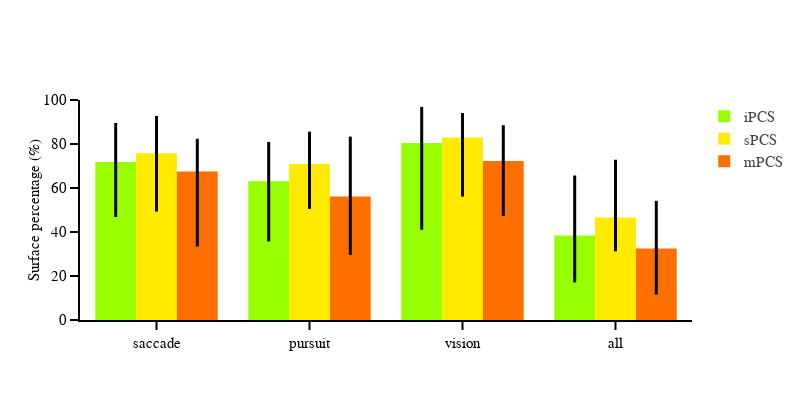

Write notebook code for a chart like this one.
### Markdown cell above
## make plot

### Code cell
sub_rois =  ['iPCS', 'sPCS', 'mPCS']
fig = go.Figure()
for i, roi in enumerate(sub_rois):
    df_roi = group_rois_area_categorie_df.loc[group_rois_area_categorie_df['roi']==roi]
    fig.add_trace(go.Bar(
        x=df_roi['categorie'],
        y=df_roi['median'],
        name=roi,  
        marker=dict(color=roi_colors_dict[roi]), 
        error_y=dict(
            type='data',
            array=df_roi['ci_high'] - df_roi['median'], 
            arrayminus=df_roi['median'] - df_roi['ci_low'],  
            visible=True,
            thickness=3,
            width=0,
            color='black'
        ),
        showlegend=True
    ))
    
fig.update_xaxes(showline=True)
fig.update_yaxes(title='Surface percentage (%)', range=[0,100], showline=True)
fig.update_layout(template=fig_template, 
                  barmode='group', 
                  height=400, 
                  width=800)

fig.show()
fig.write_image("/Users/uriel/Downloads/Surface_percentage_4.pdf".format(subject))

### Figure 1 — Plotly figure (JSON) as saved in the notebook; plotly's stock layout.template omitted (floating-point values rounded to 4 significant figures)
{"data": [{"error_y": {"array": [17.72, 17.87, 16.37, 27.26], "arrayminus": [25.02, 27.36, 39.48, 21.36], "color": "black", "thickness": 3, "type": "data", "visible": true, "width": 0}, "marker": {"color": "rgb(151, 255, 0)"}, "name": "iPCS", "showlegend": true, "type": "bar", "x": ["saccade", "pursuit", "vision", "all"], "y": [71.83, 63.06, 80.5, 38.42]}, {"error_y": {"array": [16.96, 14.67, 11.11, 26.26], "arrayminus": [26.53, 20.48, 26.89, 15.39], "color": "black", "thickness": 3, "type": "data", "visible": true, "width": 0}, "marker": {"color": "rgb(255, 234, 0)"}, "name": "sPCS", "showlegend": true, "type": "bar", "x": ["saccade", "pursuit", "vision", "all"], "y": [75.83, 70.96, 82.96, 46.6]}, {"error_y": {"array": [14.9, 27.25, 16.3, 21.62], "arrayminus": [34.06, 26.51, 24.95, 20.99], "color": "black", "thickness": 3, "type": "data", "visible": true, "width": 0}, "marker": {"color": "rgb(255, 111, 0)"}, "name": "mPCS", "showlegend": true, "type": "bar", "x": ["saccade", "pursuit", "vision", "all"], "y": [67.48, 56.11, 72.24, 32.55]}], "layout": {"barmode": "group", "height": 400, "width": 800, "xaxis": {"autorange": true, "range": [-0.5, 3.5], "showline": true, "type": "category"}, "yaxis": {"range": [0, 100], "showline": true, "title": {"text": "Surface percentage (%)"}, "type": "linear"}}}
